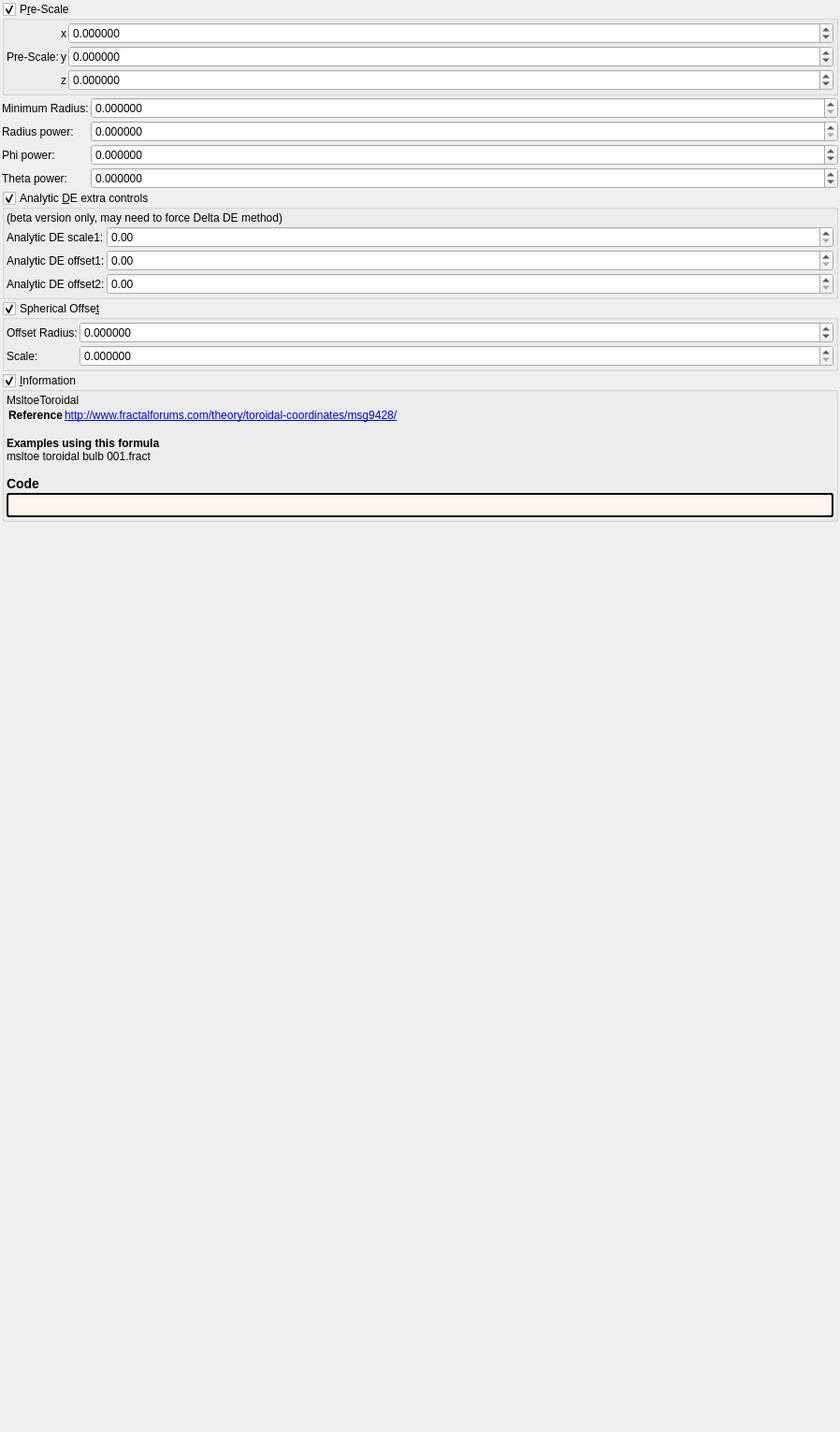
<?xml version="1.0" encoding="UTF-8"?>
<ui version="4.0">
 <class>msltoe_toroidal</class>
 <widget class="QWidget" name="Form">
  <property name="geometry">
   <rect>
    <x>0</x>
    <y>0</y>
    <width>898</width>
    <height>1531</height>
   </rect>
  </property>
  <property name="windowTitle">
   <string notr="true">msltoe_toroidal</string>
  </property>
  <layout class="QVBoxLayout" name="verticalLayout">
   <property name="spacing">
    <number>2</number>
   </property>
   <property name="leftMargin">
    <number>2</number>
   </property>
   <property name="topMargin">
    <number>2</number>
   </property>
   <property name="rightMargin">
    <number>2</number>
   </property>
   <property name="bottomMargin">
    <number>2</number>
   </property>
   <item>
    <widget class="MyGroupBox" name="groupCheck_transf_function_enabled_false">
     <property name="toolTip">
      <string/>
     </property>
     <property name="title">
      <string>P&amp;re-Scale</string>
     </property>
     <property name="checkable">
      <bool>true</bool>
     </property>
     <layout class="QVBoxLayout" name="verticalLayout_49">
      <property name="spacing">
       <number>2</number>
      </property>
      <property name="leftMargin">
       <number>2</number>
      </property>
      <property name="topMargin">
       <number>2</number>
      </property>
      <property name="rightMargin">
       <number>2</number>
      </property>
      <property name="bottomMargin">
       <number>2</number>
      </property>
      <item>
       <layout class="QGridLayout" name="gridLayout_23" columnstretch="0,0,1">
        <property name="spacing">
         <number>2</number>
        </property>
        <item row="2" column="2">
         <widget class="MyDoubleSpinBox" name="spinbox3_transf_scale3D_111_z">
          <property name="sizePolicy">
           <sizepolicy hsizetype="Minimum" vsizetype="Maximum">
            <horstretch>0</horstretch>
            <verstretch>0</verstretch>
           </sizepolicy>
          </property>
          <property name="decimals">
           <number>6</number>
          </property>
          <property name="minimum">
           <double>-99.989999999999995</double>
          </property>
          <property name="maximum">
           <double>99.989999999999995</double>
          </property>
          <property name="singleStep">
           <double>0.100000000000000</double>
          </property>
         </widget>
        </item>
        <item row="0" column="1">
         <widget class="QLabel" name="label_120">
          <property name="text">
           <string notr="true">x</string>
          </property>
         </widget>
        </item>
        <item row="2" column="1">
         <widget class="QLabel" name="label_123">
          <property name="text">
           <string notr="true">z</string>
          </property>
         </widget>
        </item>
        <item row="1" column="0">
         <widget class="QLabel" name="label_124">
          <property name="text">
           <string>Pre-Scale:</string>
          </property>
         </widget>
        </item>
        <item row="0" column="2">
         <widget class="MyDoubleSpinBox" name="spinbox3_transf_scale3D_111_x">
          <property name="sizePolicy">
           <sizepolicy hsizetype="Minimum" vsizetype="Maximum">
            <horstretch>0</horstretch>
            <verstretch>0</verstretch>
           </sizepolicy>
          </property>
          <property name="prefix">
           <string/>
          </property>
          <property name="decimals">
           <number>6</number>
          </property>
          <property name="minimum">
           <double>-99.989999999999995</double>
          </property>
          <property name="singleStep">
           <double>0.100000000000000</double>
          </property>
         </widget>
        </item>
        <item row="1" column="2">
         <widget class="MyDoubleSpinBox" name="spinbox3_transf_scale3D_111_y">
          <property name="sizePolicy">
           <sizepolicy hsizetype="Minimum" vsizetype="Maximum">
            <horstretch>0</horstretch>
            <verstretch>0</verstretch>
           </sizepolicy>
          </property>
          <property name="decimals">
           <number>6</number>
          </property>
          <property name="minimum">
           <double>-99.989999999999995</double>
          </property>
          <property name="maximum">
           <double>99.989999999999995</double>
          </property>
          <property name="singleStep">
           <double>0.100000000000000</double>
          </property>
         </widget>
        </item>
        <item row="1" column="1">
         <widget class="QLabel" name="label_121">
          <property name="text">
           <string notr="true">y</string>
          </property>
         </widget>
        </item>
       </layout>
      </item>
     </layout>
    </widget>
   </item>
   <item>
    <layout class="QGridLayout" name="gridLayout_63" columnstretch="0,0,1">
     <property name="spacing">
      <number>2</number>
     </property>
     <item row="2" column="1">
      <widget class="QLabel" name="label_129">
       <property name="text">
        <string>Phi power:</string>
       </property>
      </widget>
     </item>
     <item row="1" column="2">
      <widget class="MyDoubleSpinBox" name="spinbox_transf_pwr_4">
       <property name="sizePolicy">
        <sizepolicy hsizetype="Minimum" vsizetype="Maximum">
         <horstretch>0</horstretch>
         <verstretch>0</verstretch>
        </sizepolicy>
       </property>
       <property name="prefix">
        <string/>
       </property>
       <property name="suffix">
        <string/>
       </property>
       <property name="decimals">
        <number>6</number>
       </property>
       <property name="minimum">
        <double>0.000000000000000</double>
       </property>
       <property name="maximum">
        <double>99.989999999999995</double>
       </property>
       <property name="singleStep">
        <double>0.100000000000000</double>
       </property>
      </widget>
     </item>
     <item row="2" column="2">
      <widget class="MyDoubleSpinBox" name="spinbox_transf_pwr_8">
       <property name="sizePolicy">
        <sizepolicy hsizetype="Minimum" vsizetype="Maximum">
         <horstretch>0</horstretch>
         <verstretch>0</verstretch>
        </sizepolicy>
       </property>
       <property name="prefix">
        <string/>
       </property>
       <property name="suffix">
        <string/>
       </property>
       <property name="decimals">
        <number>6</number>
       </property>
       <property name="minimum">
        <double>-99.989999999999995</double>
       </property>
       <property name="maximum">
        <double>99.989999999999995</double>
       </property>
       <property name="singleStep">
        <double>0.100000000000000</double>
       </property>
      </widget>
     </item>
     <item row="3" column="2">
      <widget class="MyDoubleSpinBox" name="spinbox_power">
       <property name="sizePolicy">
        <sizepolicy hsizetype="Minimum" vsizetype="Maximum">
         <horstretch>0</horstretch>
         <verstretch>0</verstretch>
        </sizepolicy>
       </property>
       <property name="prefix">
        <string/>
       </property>
       <property name="suffix">
        <string/>
       </property>
       <property name="decimals">
        <number>6</number>
       </property>
       <property name="minimum">
        <double>-99.989999999999995</double>
       </property>
       <property name="maximum">
        <double>99.989999999999995</double>
       </property>
       <property name="singleStep">
        <double>0.100000000000000</double>
       </property>
      </widget>
     </item>
     <item row="3" column="1">
      <widget class="QLabel" name="label_130">
       <property name="text">
        <string>Theta power:</string>
       </property>
      </widget>
     </item>
     <item row="0" column="1">
      <widget class="QLabel" name="label_253">
       <property name="text">
        <string>Minimum Radius:</string>
       </property>
      </widget>
     </item>
     <item row="1" column="1">
      <widget class="QLabel" name="label_127">
       <property name="text">
        <string>Radius power:</string>
       </property>
      </widget>
     </item>
     <item row="0" column="2">
      <widget class="MyDoubleSpinBox" name="spinbox_transf_minimum_radius_05">
       <property name="sizePolicy">
        <sizepolicy hsizetype="Minimum" vsizetype="Maximum">
         <horstretch>0</horstretch>
         <verstretch>0</verstretch>
        </sizepolicy>
       </property>
       <property name="prefix">
        <string/>
       </property>
       <property name="suffix">
        <string/>
       </property>
       <property name="decimals">
        <number>6</number>
       </property>
       <property name="minimum">
        <double>0.000000000000000</double>
       </property>
       <property name="maximum">
        <double>10.000000000000000</double>
       </property>
       <property name="singleStep">
        <double>0.100000000000000</double>
       </property>
      </widget>
     </item>
    </layout>
   </item>
   <item>
    <widget class="MyGroupBox" name="groupCheck_analyticDE_enabled_false">
     <property name="toolTip">
      <string/>
     </property>
     <property name="title">
      <string>Analytic &amp;DE extra controls</string>
     </property>
     <property name="checkable">
      <bool>true</bool>
     </property>
     <layout class="QVBoxLayout" name="verticalLayout_52">
      <property name="spacing">
       <number>2</number>
      </property>
      <property name="leftMargin">
       <number>2</number>
      </property>
      <property name="topMargin">
       <number>2</number>
      </property>
      <property name="rightMargin">
       <number>2</number>
      </property>
      <property name="bottomMargin">
       <number>2</number>
      </property>
      <item>
       <widget class="QLabel" name="label">
        <property name="text">
         <string>(beta version only, may need to force Delta DE method)</string>
        </property>
        <property name="wordWrap">
         <bool>true</bool>
        </property>
       </widget>
      </item>
      <item>
       <layout class="QGridLayout" name="gridLayout_26" columnstretch="0,0,1">
        <property name="spacing">
         <number>2</number>
        </property>
        <item row="2" column="1">
         <widget class="QLabel" name="label_178">
          <property name="text">
           <string>Analytic DE offset2:</string>
          </property>
          <property name="wordWrap">
           <bool>true</bool>
          </property>
         </widget>
        </item>
        <item row="1" column="1">
         <widget class="QLabel" name="label_177">
          <property name="text">
           <string>Analytic DE offset1:</string>
          </property>
          <property name="wordWrap">
           <bool>true</bool>
          </property>
         </widget>
        </item>
        <item row="0" column="1">
         <widget class="QLabel" name="label_176">
          <property name="text">
           <string>Analytic DE scale1:</string>
          </property>
          <property name="wordWrap">
           <bool>true</bool>
          </property>
         </widget>
        </item>
        <item row="0" column="2">
         <widget class="MyDoubleSpinBox" name="spinbox_analyticDE_scale_1">
          <property name="sizePolicy">
           <sizepolicy hsizetype="Minimum" vsizetype="Maximum">
            <horstretch>0</horstretch>
            <verstretch>0</verstretch>
           </sizepolicy>
          </property>
          <property name="prefix">
           <string/>
          </property>
          <property name="suffix">
           <string/>
          </property>
          <property name="decimals">
           <number>2</number>
          </property>
          <property name="minimum">
           <double>0.000000000000000</double>
          </property>
          <property name="maximum">
           <double>99.000000000000000</double>
          </property>
          <property name="singleStep">
           <double>0.100000000000000</double>
          </property>
         </widget>
        </item>
        <item row="1" column="2">
         <widget class="MyDoubleSpinBox" name="spinbox_analyticDE_offset_1">
          <property name="sizePolicy">
           <sizepolicy hsizetype="Minimum" vsizetype="Maximum">
            <horstretch>0</horstretch>
            <verstretch>0</verstretch>
           </sizepolicy>
          </property>
          <property name="prefix">
           <string/>
          </property>
          <property name="suffix">
           <string/>
          </property>
          <property name="decimals">
           <number>2</number>
          </property>
          <property name="minimum">
           <double>0.000000000000000</double>
          </property>
          <property name="maximum">
           <double>99.000000000000000</double>
          </property>
          <property name="singleStep">
           <double>0.100000000000000</double>
          </property>
         </widget>
        </item>
        <item row="2" column="2">
         <widget class="MyDoubleSpinBox" name="spinbox_analyticDE_offset_2">
          <property name="sizePolicy">
           <sizepolicy hsizetype="Minimum" vsizetype="Maximum">
            <horstretch>0</horstretch>
            <verstretch>0</verstretch>
           </sizepolicy>
          </property>
          <property name="prefix">
           <string/>
          </property>
          <property name="suffix">
           <string/>
          </property>
          <property name="decimals">
           <number>2</number>
          </property>
          <property name="minimum">
           <double>0.000000000000000</double>
          </property>
          <property name="maximum">
           <double>99.000000000000000</double>
          </property>
          <property name="singleStep">
           <double>0.100000000000000</double>
          </property>
         </widget>
        </item>
       </layout>
      </item>
     </layout>
    </widget>
   </item>
   <item>
    <widget class="MyGroupBox" name="groupCheck_transf_function_enabledAx_false">
     <property name="toolTip">
      <string/>
     </property>
     <property name="title">
      <string>Spherical Offse&amp;t</string>
     </property>
     <property name="checkable">
      <bool>true</bool>
     </property>
     <layout class="QVBoxLayout" name="verticalLayout_50">
      <property name="spacing">
       <number>2</number>
      </property>
      <property name="leftMargin">
       <number>2</number>
      </property>
      <property name="topMargin">
       <number>2</number>
      </property>
      <property name="rightMargin">
       <number>2</number>
      </property>
      <property name="bottomMargin">
       <number>2</number>
      </property>
      <item>
       <layout class="QGridLayout" name="gridLayout_24" columnstretch="0,1">
        <property name="spacing">
         <number>2</number>
        </property>
        <item row="1" column="0">
         <widget class="QLabel" name="label_128">
          <property name="text">
           <string>Scale:</string>
          </property>
         </widget>
        </item>
        <item row="0" column="1">
         <widget class="MyDoubleSpinBox" name="spinbox_transf_offset">
          <property name="sizePolicy">
           <sizepolicy hsizetype="Minimum" vsizetype="Maximum">
            <horstretch>0</horstretch>
            <verstretch>0</verstretch>
           </sizepolicy>
          </property>
          <property name="prefix">
           <string/>
          </property>
          <property name="decimals">
           <number>6</number>
          </property>
          <property name="minimum">
           <double>-99.989999999999995</double>
          </property>
          <property name="singleStep">
           <double>0.100000000000000</double>
          </property>
         </widget>
        </item>
        <item row="1" column="1">
         <widget class="MyDoubleSpinBox" name="spinbox_transf_scale">
          <property name="sizePolicy">
           <sizepolicy hsizetype="Minimum" vsizetype="Maximum">
            <horstretch>0</horstretch>
            <verstretch>0</verstretch>
           </sizepolicy>
          </property>
          <property name="decimals">
           <number>6</number>
          </property>
          <property name="minimum">
           <double>0.000000000000000</double>
          </property>
          <property name="maximum">
           <double>99.989999999999995</double>
          </property>
          <property name="singleStep">
           <double>0.100000000000000</double>
          </property>
         </widget>
        </item>
        <item row="0" column="0">
         <widget class="QLabel" name="label_132">
          <property name="text">
           <string>Offset Radius:</string>
          </property>
         </widget>
        </item>
       </layout>
      </item>
     </layout>
    </widget>
   </item>
   <item>
    <widget class="MyGroupBox" name="groupCheck_info">
     <property name="title">
      <string>&amp;Information</string>
     </property>
     <property name="flat">
      <bool>false</bool>
     </property>
     <property name="checkable">
      <bool>true</bool>
     </property>
     <layout class="QVBoxLayout" name="verticalLayout_2">
      <property name="spacing">
       <number>2</number>
      </property>
      <property name="leftMargin">
       <number>2</number>
      </property>
      <property name="topMargin">
       <number>2</number>
      </property>
      <property name="rightMargin">
       <number>2</number>
      </property>
      <property name="bottomMargin">
       <number>2</number>
      </property>
      <item>
       <widget class="QLabel" name="label_information_general">
        <property name="text">
         <string notr="true">&lt;p&gt;MsltoeToroidal&lt;/p&gt;&lt;table&gt;
&lt;tr&gt;&lt;th&gt;Reference&lt;/th&gt;&lt;td&gt;&lt;a href=&quot;http://www.fractalforums.com/theory/toroidal-coordinates/msg9428/&quot;&gt;http://www.fractalforums.com/theory/toroidal-coordinates/msg9428/&lt;br&gt;
&lt;/td&gt;&lt;/tr&gt;
&lt;/table&gt;
&lt;br&gt;&lt;b&gt;Examples using this formula&lt;/b&gt;&lt;br&gt;msltoe toroidal bulb 001.fract&lt;h3&gt;Code&lt;/h3&gt;</string>
        </property>
        <property name="wordWrap">
         <bool>true</bool>
        </property>
        <property name="openExternalLinks">
         <bool>true</bool>
        </property>
        <property name="textInteractionFlags">
         <set>Qt::LinksAccessibleByMouse|Qt::TextSelectableByMouse</set>
        </property>
       </widget>
      </item>
      <item>
       <widget class="QLabel" name="label_code_content">
        <property name="styleSheet">
         <string notr="true">border-style: outset; border-width: 2px; border-radius: 3px; border-color: black; background-color: #fff5ee; padding: 4px;</string>
        </property>
        <property name="text">
         <string notr="true"></string>
        </property>
        <property name="wordWrap">
         <bool>true</bool>
        </property>
        <property name="openExternalLinks">
         <bool>true</bool>
        </property>
        <property name="textInteractionFlags">
         <set>Qt::LinksAccessibleByMouse|Qt::TextSelectableByMouse</set>
        </property>
       </widget>
      </item>
     </layout>
    </widget>
   </item>
   <item>
    <spacer name="verticalSpacer">
     <property name="orientation">
      <enum>Qt::Vertical</enum>
     </property>
     <property name="sizeHint" stdset="0">
      <size>
       <width>20</width>
       <height>40</height>
      </size>
     </property>
    </spacer>
   </item>
  </layout>
 </widget>
 <customwidgets>
  <customwidget>
   <class>MyDoubleSpinBox</class>
   <extends>QDoubleSpinBox</extends>
   <header>my_double_spin_box.h</header>
  </customwidget>
  <customwidget>
   <class>MyGroupBox</class>
   <extends>QGroupBox</extends>
   <header>my_group_box.h</header>
   <container>1</container>
  </customwidget>
 </customwidgets>
 <tabstops>
  <tabstop>groupCheck_transf_function_enabled_false</tabstop>
  <tabstop>spinbox3_transf_scale3D_111_x</tabstop>
  <tabstop>spinbox3_transf_scale3D_111_y</tabstop>
  <tabstop>spinbox3_transf_scale3D_111_z</tabstop>
  <tabstop>spinbox_transf_minimum_radius_05</tabstop>
  <tabstop>spinbox_transf_pwr_4</tabstop>
  <tabstop>spinbox_transf_pwr_8</tabstop>
  <tabstop>spinbox_power</tabstop>
  <tabstop>groupCheck_analyticDE_enabled_false</tabstop>
  <tabstop>groupCheck_transf_function_enabledAx_false</tabstop>
  <tabstop>spinbox_transf_offset</tabstop>
  <tabstop>spinbox_transf_scale</tabstop>
  <tabstop>groupCheck_info</tabstop>
 </tabstops>
 <resources/>
 <connections/>
</ui>
